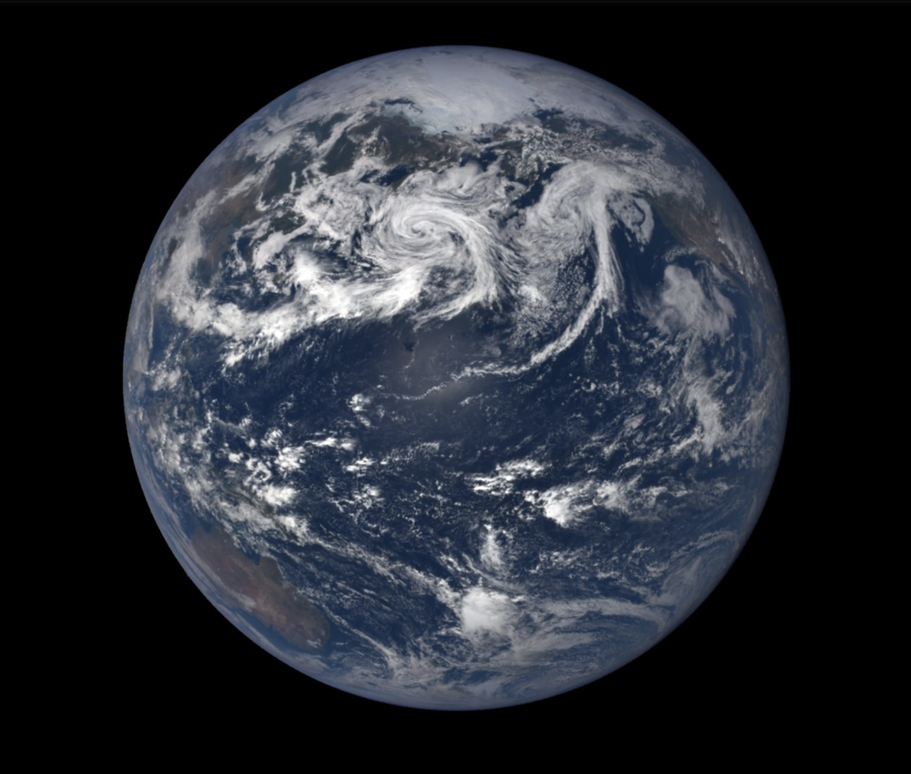
#> input picture not_my_code/refractor-master/EPIC/EPIC_1.png, 911 x 774 px, shrunk from 1622 x 1378 before the run; its folder holds only this picture in this run
$ python test.py
#> lines starting #> are read from the running program, lines starting #| are printed output that depends on the picture
from astropy.constants import c
from astropy.constants import G
from astropy.cosmology import WMAP9 as cosmology

import astropy.units as u
import numpy as np
import matplotlib.pyplot as plt

import os
import PIL as pil

#import torch
#import refractor

# Source images

images = os.listdir('EPIC')

image = pil.Image.open('EPIC/EPIC_1.png').convert('L')
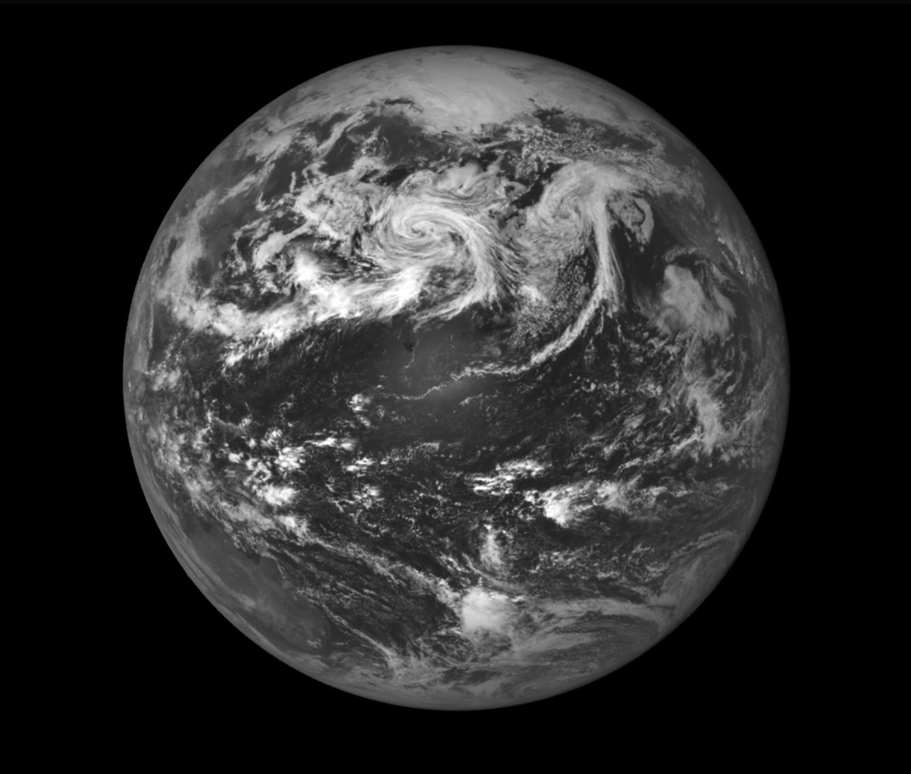
#> image: PIL image 911x774 L; min 0, max 255, mean 45.1
image_data = np.asarray(image.getdata()).reshape(image.size)
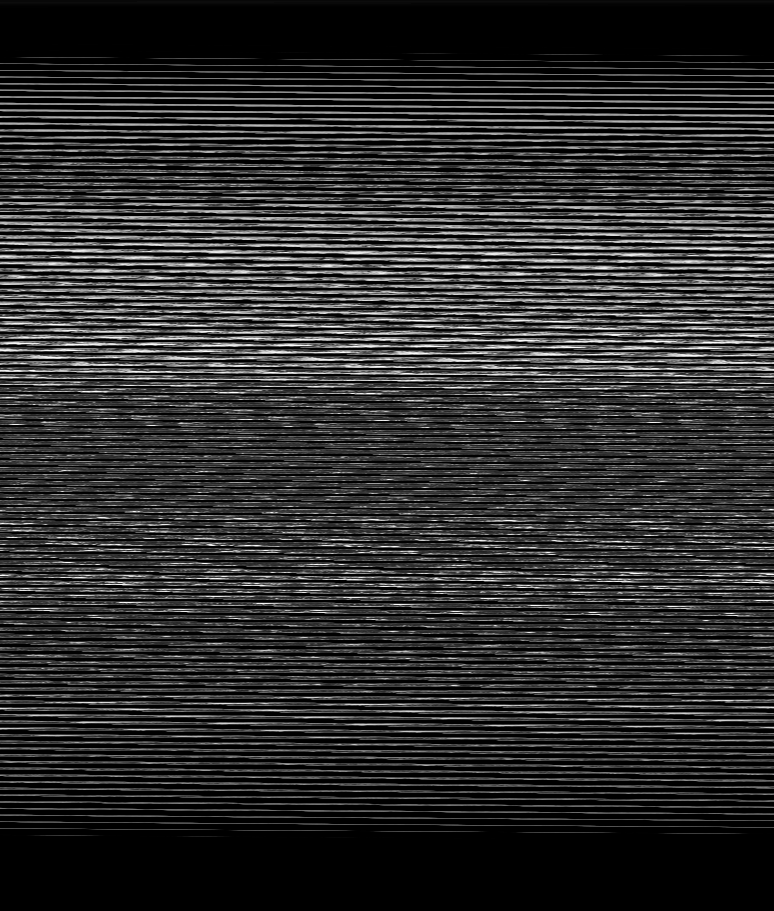
#> image_data: shape (911, 774) int64; min 0, max 255, mean 45.1

plt.imshow(image_data, interpolation='nearest')
plt.show()
